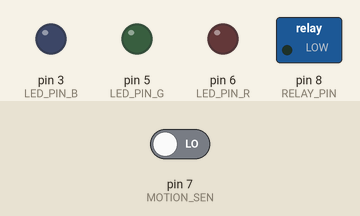
A sketch run on a simulated Arduino Mega 2560, built with avr-gcc and run on an emulated ATmega2560. On the bench: switched loads named in the sketch (green lamp = pin HIGH), output pins drawn as LEDs (lit = HIGH). The inputs (shaded band) are chosen by the test bench; at power-on: pin 7 (MOTION_SEN) LOW.

Above: at 1.2 s.
1.3 s: pin 7 (MOTION_SEN) driven HIGH
At 2.3 s:
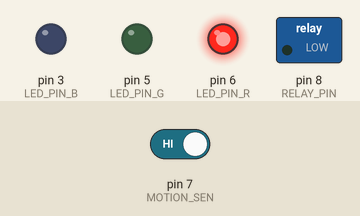
4.3 s: pin 7 (MOTION_SEN) driven LOW
At 5.3 s:
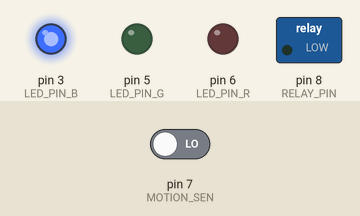
Timing chart, 0 to 7.3 s (numbered marks = the images above; inputs shaded):
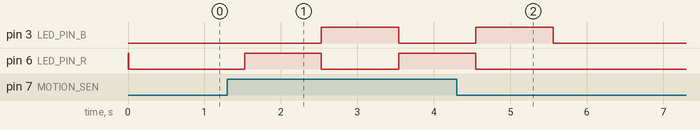

The sketch:

motion.ino
```cpp
#include <pt.h>

#define PT_(pt, ms, ts) \
  ts = millis(); \
  PT_WAIT_WHILE(pt, millis()-ts < (ms));


#define MOTION_SEN 7 // PIN, DIGITAL,
#define LED_PIN_R 6 // PIN, ANALOG 0-255
#define LED_PIN_G 5 // PIN, ANALOG 0-255
#define LED_PIN_B 3 // PIN, ANALOG 0-255
#define LED_PIN_ROOM  9 // PIN, DIGITAL
#define RELAY_PIN 8 // PIN, DIGITAL
#define IN  0 // person is in the room
#define OUT 1 // oerson is not in the room
#define DETECTED  1 // motion detector detect a motion
#define NOT_DETECTED  0 // motion detector not detect a motion
#define ON 1 // room led on
#define OFF 0 // room led off
#define LED_MODE_OFF 0 // no light
#define LED_MODE_ALERT 1 // alternate between red and blue
#define LED_MODE_NORMAL 2 // constant white light
#define LED_MODE_FIRE 3 //

int state = ON; // state of which the house is in
int motionDetected = NOT_DETECTED; // state for motion detector
int ledR = 255; //value of the led red 0-255
int ledG; //value of the led green 0-255
int ledB; //value of the led blue 0-255
int ledRoom = OFF;
int currentLEDMode = LED_MODE_OFF;
int oldLEDMode = LED_MODE_OFF;
String req = ""; // request from node

struct pt pt_taskMotion; // thread for motion dector ,alway run
struct pt pt_taskLED; // thread for led ,alway run
struct pt pt_taskLEDControler; // thread for controling the led
struct pt pt_taskMainController; // control all the sensor
struct pt pt_taskLEDRoom; // LED in the room
struct pt pt_taskRequest; // handle request


// control led in room
PT_THREAD(taskRequest(struct pt* pt))
{
  static uint32_t ts;
  PT_BEGIN(pt);
  while (1)
  {
    if(req == "true"){

      state = OUT;
      Serial.println("on "+String(state)+" "+String(OUT));
    }
    if(req == "false"){

      state = IN;
       Serial.println("off "+String(state)+" "+String(IN));
    }
//    else{

//    Serial.print(req+ " " + String(state));
    serialEvent();
    PT_(pt,200, ts);
  }
  PT_END(pt);
}
// control led in room
PT_THREAD(taskLEDRoom(struct pt* pt))
{
  static uint32_t ts;
  PT_BEGIN(pt);
  while (1)
  {
//    Serial.print(ledRoom);
  if(ledRoom == ON){
    digitalWrite(LED_PIN_ROOM, HIGH);
  }
  else{
    digitalWrite(LED_PIN_ROOM, LOW);
  }
    PT_(pt, 100, ts);
  }
  PT_END(pt);
}

// Main controller
PT_THREAD(taskMainController(struct pt* pt))
{
  static uint32_t ts;
  PT_BEGIN(pt);
  while (1)
  {
//  Serial.println(state);
 if(motionDetected == DETECTED && (state == IN)){
//    Serial.println("1");
    changeLedMode(LED_MODE_NORMAL);
    sendResponse("1");
  }
  else if (motionDetected == NOT_DETECTED && state ==IN){
//    Serial.println("2");
    changeLedMode(LED_MODE_OFF);
    sendResponse("0");
  }
      else if(motionDetected  == DETECTED&& state ==OUT){
//    Serial.println("3");
    changeLedMode(LED_MODE_ALERT);
    sendResponse("1");
  }
  else if (motionDetected == NOT_DETECTED && state == OUT){
//    Serial.println("4");
    changeLedMode(LED_MODE_OFF);
    sendResponse("0");
  }
    PT_(pt, 500, ts);
  }
  PT_END(pt);
}

// LED controller
PT_THREAD(taskLEDControler(struct pt* pt))
{
  static uint32_t ts;
  PT_BEGIN(pt);
  while (1)
  {
//    Serial.println(currentLEDMode);
    if(currentLEDMode == LED_MODE_OFF && oldLEDMode == LED_MODE_NORMAL && state == IN){
      ledRoom = ON;
    }
    if(currentLEDMode == LED_MODE_OFF){
      ledControl(0,0,0);
    }
    else if(currentLEDMode == LED_MODE_ALERT ){
      ledControl(255,0,0);
      PT_(pt, 1000, ts);
      ledControl(0,0,255);
      PT_(pt, 1000, ts);
    }
    else if(currentLEDMode == LED_MODE_NORMAL){
      ledControl(255,255,255);
      PT_(pt, 1000, ts);
    }
    PT_(pt, 20, ts);
  }
  PT_END(pt);
}

// LED task
PT_THREAD(taskLED(struct pt* pt))
{
  static uint32_t ts;
  PT_BEGIN(pt);
  while (1)
  {
  analogWrite(LED_PIN_R,ledR);
  analogWrite(LED_PIN_G,ledG);
  analogWrite(LED_PIN_B,ledB);
  PT_(pt, 10, ts);
  }

  PT_END(pt);
}

//motion task
PT_THREAD(taskMotion(struct pt* pt))
{
  static uint32_t ts;
  PT_BEGIN(pt);
  int a;
  while (1)
  {
    a = digitalRead(MOTION_SEN);
    if(a==HIGH){// value that the sensor detect
      motionDetected = DETECTED;
    }
    else{
      motionDetected = NOT_DETECTED;
    }
    PT_(pt, 50, ts);
//   Serial.println(a);
  }


  PT_END(pt);
}

// set the color of the led
void ledControl(int r, int g, int b){
  ledR = r%256;
  ledG = g%256;
  ledB = b%256;
}

// chane the mode of the led
void changeLedMode(int mode){
  if(currentLEDMode != mode){
    oldLEDMode = currentLEDMode;
    currentLEDMode = mode;
  }

}

// out put to the relay(control 220 v )
void relay(int input){
  if(input == ON){
    digitalWrite(RELAY_PIN,HIGH);
  }
  if(input == OFF){
    digitalWrite(RELAY_PIN,LOW);
  }
}

void setup() {
  Serial.begin(9600);
  Serial1.begin(115200);
  PT_INIT(&pt_taskMotion);
  PT_INIT(&pt_taskLED);
  PT_INIT(&pt_taskLEDControler);
  PT_INIT(&pt_taskMainController);
  PT_INIT(&pt_taskRequest);
  pinMode(MOTION_SEN,INPUT);
  pinMode(LED_PIN_R,OUTPUT);
  pinMode(LED_PIN_G,OUTPUT);
  pinMode(LED_PIN_B,OUTPUT);
  pinMode(RELAY_PIN,OUTPUT);

}
// get input from sensor and output
void control(){

  if(motionDetected == DETECTED && (state == IN)){
//    Serial.println("1");
    changeLedMode(LED_MODE_NORMAL);
  }
  else if (motionDetected == NOT_DETECTED && state ==IN){
//    Serial.println("2");
    changeLedMode(LED_MODE_OFF);
  }
      else if(motionDetected  == DETECTED&& state ==OUT){
//    Serial.println("3");
    changeLedMode(LED_MODE_ALERT);
  }
  else if (motionDetected == NOT_DETECTED && state == OUT){
//    Serial.println("4");
    changeLedMode(LED_MODE_OFF);
  }
//  delay(50);
}

void sendResponse(String msg){
  Serial1.print(msg);
  Serial1.print("\r");
}
void serialEvent(){
  if(Serial1.available()){
    req = Serial1.readStringUntil('\r');
  }
}

// handle request from node
void handleRequest(){

}
void loop() {
  taskMotion(&pt_taskMotion);
  taskLED(&pt_taskLED);
  taskLEDControler(&pt_taskLEDControler);
  taskMainController(&pt_taskMainController);
  taskRequest(&pt_taskRequest);
  taskLEDRoom(&pt_taskLEDRoom);

//  control();

}
```

Measured:
- after the input at 1.3 s, pin 3 (LED_PIN_B): LOW → HIGH after 1.2 s, → LOW 1.0 s later; pin 6 (LED_PIN_R): LOW → HIGH after 0.23 s, → LOW 1.0 s later, → HIGH 1.0 s later
- after the input at 4.3 s, pin 3 (LED_PIN_B): goes on until 5.6 s, then stays LOW; pin 6 (LED_PIN_R): goes on until 4.5 s, then stays LOW
